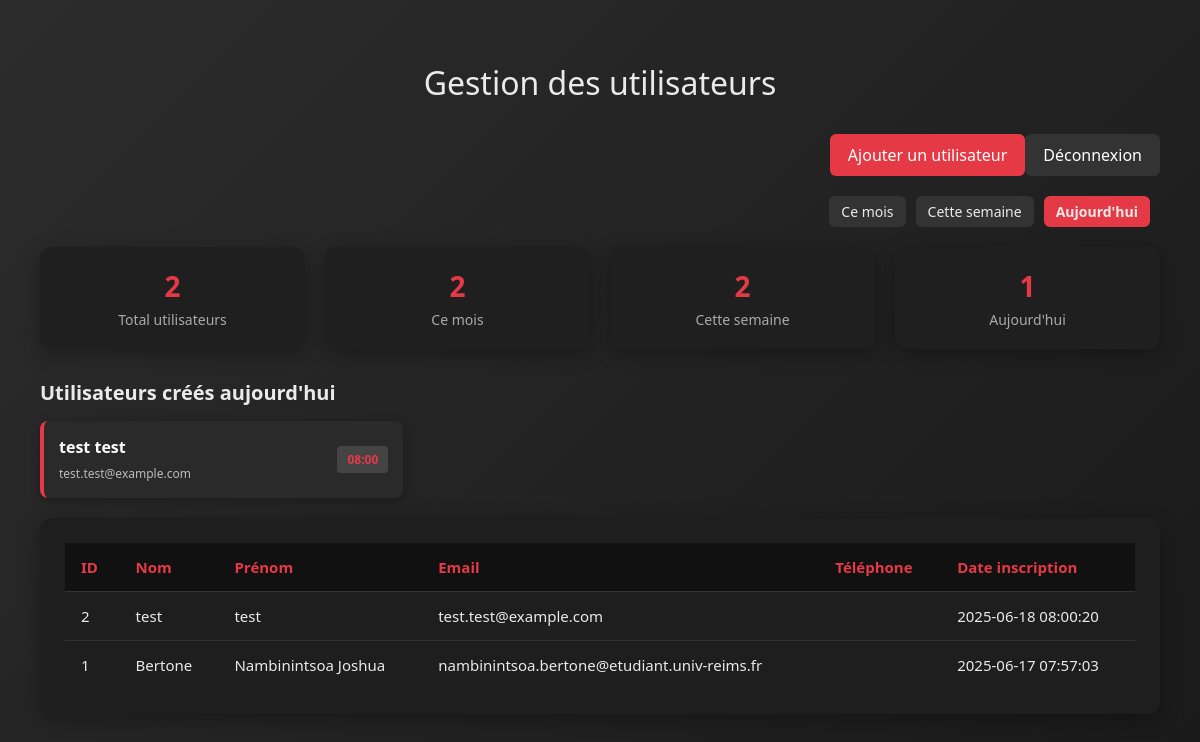
The page /admin/index.php?action=index (signed in) on the database its author committed.
### tables this page shows
CREATE TABLE `utilisateurs` (
  `id` int(11) NOT NULL,
  `nom` varchar(50) NOT NULL,
  `prenom` varchar(50) NOT NULL,
  `email` varchar(100) NOT NULL,
  `mot_de_passe` varchar(255) NOT NULL,
  `telephone` varchar(20) DEFAULT NULL,
  `date_inscription` timestamp NULL DEFAULT current_timestamp(),
  `role` varchar(20) NOT NULL DEFAULT 'user'
);

### admin/controller/admin_controller.php (called while the page is built, shortened)
<?php
require_once(__DIR__ . '/../model/utilisateurs_model.php');
function index() {
    $period = $_GET['period'] ?? 'today';
    $users = getAllUsers();
    $stats = getUserStats();
    $recent_users = getRecentUsers($period);
    include(__DIR__ . '/../view/gestion_view.php');
}

### admin/model/utilisateurs_model.php (called while the page is built, shortened)
<?php
require_once(__DIR__ . '/../../model/db.php');
function getAllUsers(): array {
    global $pdo;
    $stmt = $pdo->query("SELECT * FROM utilisateurs ORDER BY date_inscription DESC");
    return $stmt->fetchAll(PDO::FETCH_ASSOC);
}
function getUserStats(): array {
    global $pdo;
    $stats = [];
    try {
        $stmt = $pdo->query("SELECT COUNT(*) as total FROM utilisateurs");
        $stats['total_users'] = (int)$stmt->fetch(PDO::FETCH_ASSOC)['total'];
        $stmt = $pdo->query("SELECT COUNT(*) as monthly FROM utilisateurs WHERE MONTH(date_inscription) = MONTH(CURRENT_DATE()) AND YEAR(date_inscription) = YEAR(CURRENT_DATE())");
        $stats['monthly_registrations'] = (int)$stmt->fetch(PDO::FETCH_ASSOC)['monthly'];
        $stmt = $pdo->query("SELECT COUNT(*) as weekly FROM utilisateurs WHERE WEEK(date_inscription) = WEEK(CURRENT_DATE()) AND YEAR(date_inscription) = YEAR(CURRENT_DATE())");
        $stats['weekly_registrations'] = (int)$stmt->fetch(PDO::FETCH_ASSOC)['weekly'];
        $stmt = $pdo->query("SELECT COUNT(*) as today FROM utilisateurs WHERE DATE(date_inscription) = CURRENT_DATE()");
        $stats['today_registrations'] = (int)$stmt->fetch(PDO::FETCH_ASSOC)['today'];
    } catch (PDOException $e) {
        $stats = [
            'total_users' => 0,
            'monthly_registrations' => 0,
            'weekly_registrations' => 0,
            'today_registrations' => 0
        ];
    }
    return $stats;
}
function getRecentUsers(string $period = 'today'): array {
    global $pdo;
    switch($period) {
        case 'today':
            $sql = "SELECT * FROM utilisateurs WHERE DATE(date_inscription) = CURDATE() ORDER BY date_inscription DESC";
            break;
    }
    $stmt = $pdo->query($sql);
    return $stmt->fetchAll(PDO::FETCH_ASSOC);
}

### admin/view/gestion_view.php (the view, shortened to what this page needs)
<!DOCTYPE html>
<html lang="fr">
<head>
</head>
<body>
<?php
$period = $period ?? 'today';
$users = $users ?? [];
$recent_users = $recent_users ?? [];
$stats = $stats ?? [];
?>
<h1>Gestion des utilisateurs</h1>
<a href="index.php?action=logout" style="background-color: #333;">Déconnexion</a>
<a href="index.php?action=addUser">Ajouter un utilisateur</a>
<div class="filter-tabs">
    <a href="?period=today" class="<?= $period === 'today' ? 'active' : '' ?>">Aujourd'hui</a>
    <a href="?period=week" class="<?= $period === 'week' ? 'active' : '' ?>">Cette semaine</a>
    <a href="?period=month" class="<?= $period === 'month' ? 'active' : '' ?>">Ce mois</a>
</div>
<div class="stats-container">
    <div class="stat-card">
        <div class="stat-number"><?= $stats['total_users'] ?? 0 ?></div>
        <div class="stat-label">Total utilisateurs</div>
    </div>
    <div class="stat-card">
        <div class="stat-number"><?= $stats['monthly_registrations'] ?? 0 ?></div>
        <div class="stat-label">Ce mois</div>
    </div>
    <div class="stat-card">
        <div class="stat-number"><?= $stats['weekly_registrations'] ?? 0 ?></div>
        <div class="stat-label">Cette semaine</div>
    </div>
    <div class="stat-card">
        <div class="stat-number"><?= $stats['today_registrations'] ?? 0 ?></div>
        <div class="stat-label">Aujourd'hui</div>
    </div>
</div>
<?php if (!empty($recent_users)): ?>
<div class="recent-users-section">
    <?php
    $label = match ($period) {
        'today' => "aujourd'hui",
        'week' => "cette semaine",
        'month' => "ce mois",
        default => "",
    };
    ?>
    <h2>Utilisateurs créés <?= $label ?></h2>
    <div class="recent-users-container">
        <?php foreach($recent_users as $user): ?>
        <div class="recent-user-card">
            <div class="user-info">
                <strong><?= htmlspecialchars($user['prenom']) ?> <?= htmlspecialchars($user['nom']) ?></strong>
                <small><?= htmlspecialchars($user['email']) ?></small>
            </div>
            <div class="user-time">
                <?= date('H:i', strtotime($user['date_inscription'])) ?>
            </div>
        </div>
        <?php endforeach; ?>
    </div>
</div>
<?php endif; ?>
<div class="table-container">
    <table>
        <thead>
        <tr>
            <th>ID</th><th>Nom</th><th>Prénom</th><th>Email</th><th>Téléphone</th><th>Date inscription</th>
        </tr>
        </thead>
        <tbody>
        <?php foreach($users as $user): ?>
        <tr>
            <td><?= htmlspecialchars($user['id']) ?></td>
            <td><?= htmlspecialchars($user['nom']) ?></td>
            <td><?= htmlspecialchars($user['prenom']) ?></td>
            <td><?= htmlspecialchars($user['email']) ?></td>
            <td><?= htmlspecialchars($user['telephone']) ?></td>
            <td><?= htmlspecialchars($user['date_inscription']) ?></td>
        </tr>
        <?php endforeach; ?>
        </tbody>
    </table>
</div>
</body>
</html>

### admin/index.php (shortened to what this page needs)
<?php
$action = 'index';
if (!empty($_GET['action'])) {
    $action = $_GET['action'];
}
if (function_exists($action)) {
    $action();
} else {
    echo "Action inconnue.";
}

### admin/view/gestion_view.php (style rules this page uses)
body { font-family: 'Segoe UI', Tahoma, Geneva, Verdana, sans-serif; background: linear-gradient(135deg, #2c2c2c 0%, #1a1a1a 100%); margin: 0; padding: 40px; color: #eaeaea; }
h1 { text-align: center; font-weight: 500; font-size: 32px; margin-bottom: 30px; }
a { display: inline-block; background-color: #e63946; color: white; padding: 10px 18px; text-decoration: none; border-radius: 6px; margin-bottom: 20px; float: right; transition: background-color 0.3s ease; }
.filter-tabs { margin-bottom: 20px; clear: both; }
.filter-tabs a { margin-right: 10px; padding: 6px 12px; border-radius: 6px; background-color: #333; color: #eaeaea; text-decoration: none; font-size: 14px; }
.filter-tabs a.active { background-color: #e63946; font-weight: bold; }
.stats-container { display: grid; grid-template-columns: repeat(auto-fit, minmax(200px, 1fr)); gap: 20px; margin-bottom: 30px; clear: both; }
.stat-card { background-color: #1f1f1f; padding: 20px; border-radius: 12px; box-shadow: 0 5px 20px rgba(0, 0, 0, 0.3); text-align: center; }
.stat-number { font-size: 28px; font-weight: bold; color: #e63946; margin-bottom: 5px; }
.stat-label { font-size: 14px; color: #aaa; }
.recent-users-section h2 { font-size: 20px; margin-bottom: 15px; color: #eaeaea; }
.recent-users-container { display: grid; grid-template-columns: repeat(auto-fill, minmax(280px, 1fr)); gap: 15px; margin-bottom: 20px; }
.recent-user-card { background-color: #2a2a2a; padding: 15px; border-radius: 8px; box-shadow: 0 2px 10px rgba(0, 0, 0, 0.3); display: flex; justify-content: space-between; align-items: center; border-left: 4px solid #e63946; }
.user-info strong { display: block; color: #fff; margin-bottom: 3px; }
.user-info small { color: #bbb; font-size: 12px; }
.user-time { background-color: #444; padding: 5px 10px; border-radius: 4px; font-size: 12px; color: #e63946; font-weight: bold; }
.table-container { background-color: #1e1e1e; padding: 25px; border-radius: 12px; box-shadow: 0 5px 20px rgba(0, 0, 0, 0.3); overflow-x: auto; }
table { width: 100%; border-collapse: collapse; font-size: 15px; color: #eaeaea; }
thead { background-color: #111; color: #e63946; }
th, td { text-align: left; padding: 14px 16px; border-bottom: 1px solid #333; }
tbody tr:last-child td { border-bottom: none; }

### rows shown on the page
utilisateurs: prenom "test", nom "test", email "test.test@example.com", date_inscription "08:00", id "2", date_inscription "2025-06-18 08:00:20"
utilisateurs: id "1", nom "Bertone", prenom "Nambinintsoa Joshua", email "nambinintsoa.bertone@etudiant.univ-reims.fr", date_inscription "2025-06-17 07:57:03"

### other values the page prints
$stats['total_users'] "2"
$stats['monthly_registrations'] "2"
$stats['weekly_registrations'] "2"
$stats['today_registrations'] "1"
$label "aujourd'hui"
